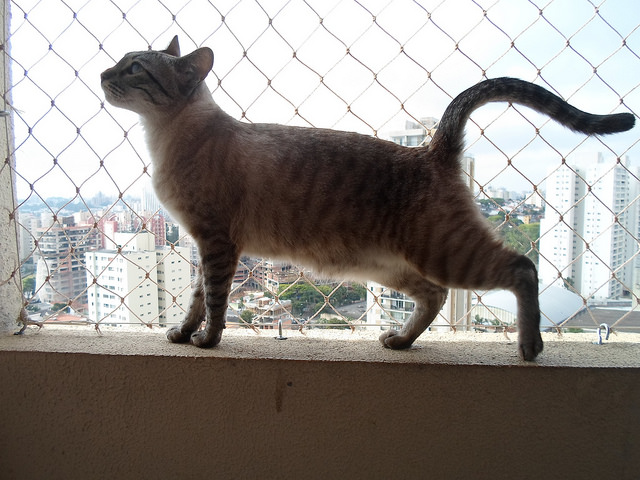
#> input picture Módulo 3/imagens/1_1.jpg, 640 x 480 px
$ python segmentation.py   (Python 2 division)
#> lines starting #> are read from the running program, lines starting #| are printed output that depends on the picture
import numpy as np
from numpy import size
import matplotlib.pyplot as plt
import matplotlib.image as mpimg
import scipy.stats as SCI
from scipy.spatial import distance
from scipy.stats.stats import pearsonr
from scipy.stats.mstats_basic import kurtosis
from skimage.segmentation import slic, mark_boundaries
from sklearn.naive_bayes import GaussianNB

conceito = 1
n = 2

# img = mpimg.imread('imagens/' + str(conceito) + '_' + str(n) + '.jpg')
img = mpimg.imread('imagens/1_1.jpg')
#> img is the input picture: shape (480, 640, 3); mean R, G, B 145.7, 140.9, 136.2
plt.imshow(img)
plt.show()

# SLIC
# segments_slic = slic(img, n_segments=200.0, compactness=10.0)
segments_slic = slic(img, n_segments=1000, compactness=10.0, sigma=3.0)
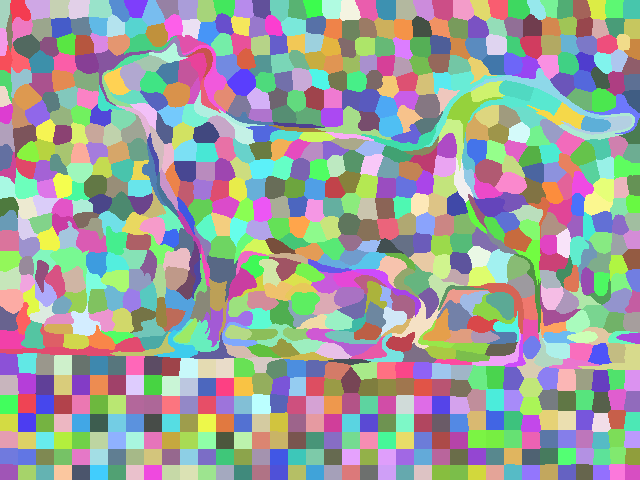
#> segments_slic: shape (480, 640) int64; 914 distinct labels, from 1 to 914; one colour per label, 0 black

plt.imshow(mark_boundaries(img, segments_slic))
plt.show()
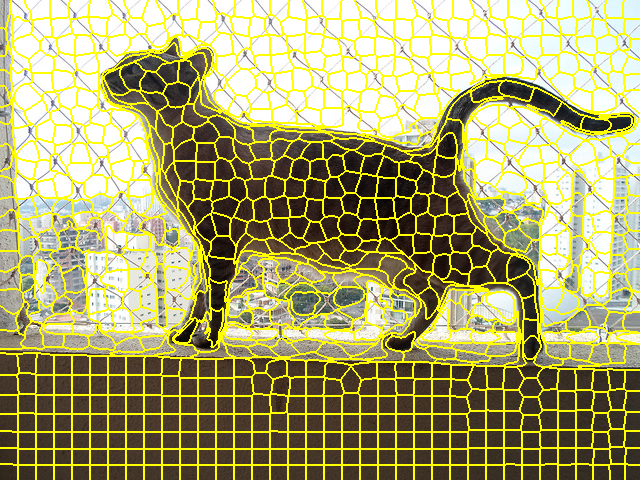
#> shown: shape (480, 640, 3) float64; mean R, G, B 0.663, 0.648, 0.422

FEATURES = np.zeros([len(np.unique(segments_slic)), 4])
#> FEATURES = 914 rows, first 6: [0, 0, 0, 0], [0, 0, 0, 0], [0, 0, 0, 0], [0, 0, 0, 0], [0, 0, 0, 0], [0, 0, 0, 0]
IMAGE_SEG = np.array(img)
for j in range(len(np.unique(segments_slic))):

    color = np.array(img)
    indices = np.equal(segments_slic, j)

    color[:, :, 0] = np.multiply(color[:, :, 0], indices)
    color[:, :, 1] = np.multiply(color[:, :, 1], indices)
    color[:, :, 2] = np.multiply(color[:, :, 2], indices)

    regionR = color[color[:, :, 0] > 0, 0]
    regionG = color[color[:, :, 1] > 0, 1]
    regionB = color[color[:, :, 2] > 0, 2]

    # plt.imshow(color, cmap='gray')
    # plt.title('SLIC'), plt.xticks([]), plt.yticks([])
    # plt.show()

    MEAN = np.mean(regionR) + np.mean(regionG) + np.mean(regionB)
    VARIANCE = np.var(regionR) + np.var(regionG) + np.var(regionB)
    SKEWNESS = SCI.skew(regionR) + SCI.skew(regionG) + SCI.skew(regionB)
    KURTOSIS = kurtosis(regionR) + kurtosis(regionG) + kurtosis(regionB)
    ENTROPY = SCI.entropy(regionR) + SCI.entropy(regionG) + SCI.entropy(regionB)
    imgFeatures = [MEAN, VARIANCE, SKEWNESS, KURTOSIS]
#> (the run stopped early here; a loop or call above may not have finished)

$ run again, with Módulo 3/imagens/10_1.jpg copied over Módulo 3/imagens/1_1.jpg
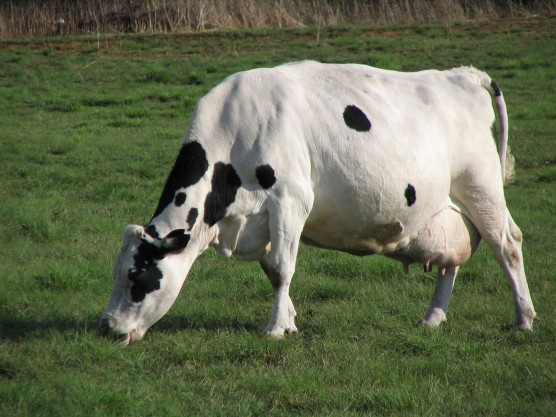
#> input picture Módulo 3/imagens/10_1.jpg, 556 x 417 px
#> img is the input picture: shape (417, 556, 3); mean R, G, B 99.9, 107.3, 80.2
#> `segments_slic = slic(img, n_segments=1000, compactness=10.0, sigma=3.0)`:
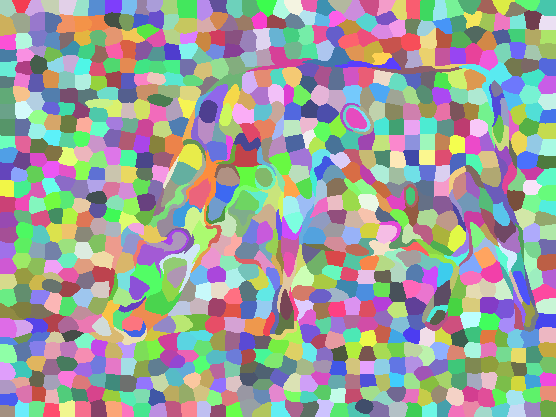
#> segments_slic: shape (417, 556) int64; 990 distinct labels, from 1 to 990; one colour per label, 0 black
#> `plt.show()`:
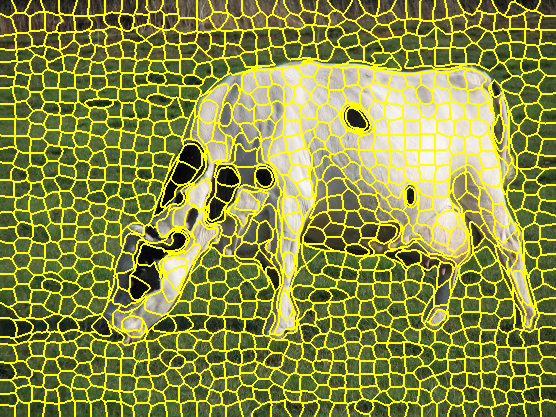
#> shown: shape (417, 556, 3) float64; mean R, G, B 0.535, 0.558, 0.237
#> FEATURES = 990 rows, first 6: [0, 0, 0, 0], [0, 0, 0, 0], [0, 0, 0, 0], [0, 0, 0, 0], [0, 0, 0, 0], [0, 0, 0, 0]

$ run again, with Módulo 3/imagens/10_2.jpg copied over Módulo 3/imagens/1_1.jpg
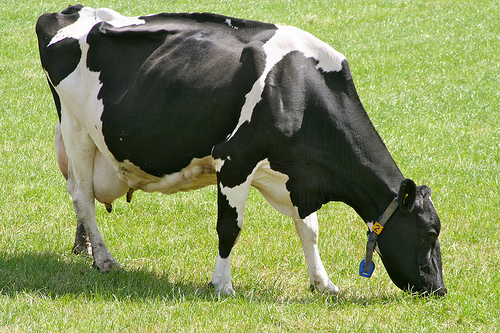
#> input picture Módulo 3/imagens/10_2.jpg, 500 x 333 px
#> img is the input picture: shape (333, 500, 3); mean R, G, B 133.6, 145.5, 90.9
#> `segments_slic = slic(img, n_segments=1000, compactness=10.0, sigma=3.0)`:
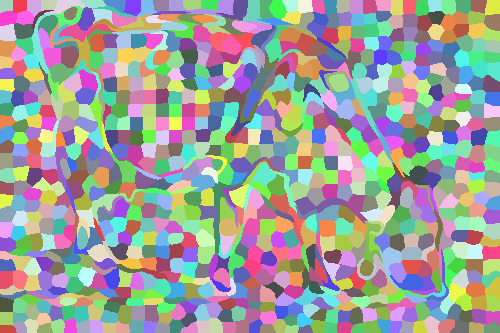
#> segments_slic: shape (333, 500) int64; 929 distinct labels, from 1 to 929; one colour per label, 0 black
#> `plt.show()`:
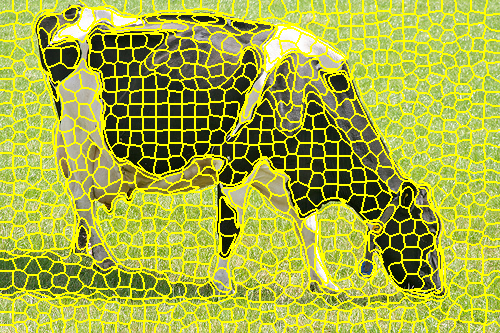
#> shown: shape (333, 500, 3) float64; mean R, G, B 0.658, 0.693, 0.257
#> FEATURES = 929 rows, first 6: [0, 0, 0, 0], [0, 0, 0, 0], [0, 0, 0, 0], [0, 0, 0, 0], [0, 0, 0, 0], [0, 0, 0, 0]
